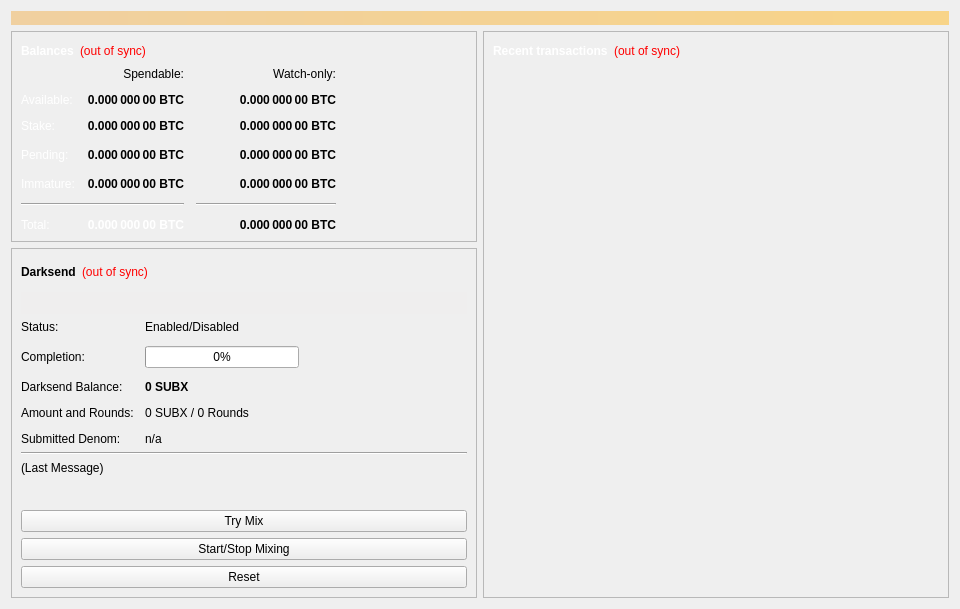
<?xml version="1.0" encoding="UTF-8"?>
<ui version="4.0">
 <class>OverviewPage</class>
 <widget class="QWidget" name="OverviewPage">
  <property name="geometry">
   <rect>
    <x>0</x>
    <y>0</y>
    <width>960</width>
    <height>594</height>
   </rect>
  </property>
  <property name="minimumSize">
   <size>
    <width>960</width>
    <height>0</height>
   </size>
  </property>
  <property name="windowTitle">
   <string>Form</string>
  </property>
  <property name="styleSheet">
   <string notr="true"/>
  </property>
  <layout class="QVBoxLayout" name="topLayout">
   <item>
    <widget class="QLabel" name="labelAlerts">
     <property name="visible">
      <bool>false</bool>
     </property>
     <property name="styleSheet">
      <string notr="true">background-color: qlineargradient(x1: 0, y1: 0, x2: 1, y2: 0, stop:0 #F0D0A0, stop:1 #F8D488); color:#ffffff;</string>
     </property>
     <property name="wordWrap">
      <bool>true</bool>
     </property>
     <property name="margin">
      <number>3</number>
     </property>
    </widget>
   </item>
   <item>
    <layout class="QHBoxLayout" name="horizontalLayout" stretch="1,1">
     <item>
      <layout class="QVBoxLayout" name="verticalLayout_2">
       <item>
        <widget class="QFrame" name="frame">
         <property name="frameShape">
          <enum>QFrame::StyledPanel</enum>
         </property>
         <property name="frameShadow">
          <enum>QFrame::Raised</enum>
         </property>
         <layout class="QVBoxLayout" name="verticalLayout_4">
          <item>
           <layout class="QHBoxLayout" name="horizontalLayout_4">
            <item>
             <widget class="QLabel" name="label_5">
              <property name="font">
               <font>
                <weight>75</weight>
                <bold>true</bold>
               </font>
              </property>
              <property name="text">
               <string>Balances</string>
              </property>
            <property name="styleSheet">
             <string notr="true">color:white;</string>
            </property>
             </widget>
            </item>
            <item>
             <widget class="QLabel" name="labelWalletStatus">
              <property name="cursor">
               <cursorShape>WhatsThisCursor</cursorShape>
              </property>
              <property name="toolTip">
               <string>The displayed information may be out of date. Your wallet automatically synchronizes with the SUBX network after a connection is established, but this process has not completed yet.</string>
              </property>
              <property name="styleSheet">
               <string notr="true">QLabel { color: red; }</string>
              </property>
              <property name="text">
               <string notr="true">(out of sync)</string>
              </property>
              <property name="alignment">
               <set>Qt::AlignLeading|Qt::AlignLeft|Qt::AlignVCenter</set>
              </property>
             </widget>
            </item>
            <item>
             <spacer name="horizontalSpacer_3">
              <property name="orientation">
               <enum>Qt::Horizontal</enum>
              </property>
              <property name="sizeHint" stdset="0">
               <size>
                <width>40</width>
                <height>20</height>
               </size>
              </property>
             </spacer>
            </item>
           </layout>
          </item>
          <item>
           <layout class="QGridLayout" name="gridLayout">
            <property name="spacing">
             <number>12</number>
            </property>
            <item row="3" column="2">
             <widget class="QLabel" name="labelWatchPending">
              <property name="font">
               <font>
                <weight>75</weight>
                <bold>true</bold>
               </font>
              </property>
              <property name="cursor">
               <cursorShape>IBeamCursor</cursorShape>
              </property>
              <property name="toolTip">
               <string>Unconfirmed transactions to watch-only addresses</string>
              </property>
              <property name="text">
               <string notr="true">0.000 000 00 BTC</string>
              </property>
              <property name="alignment">
               <set>Qt::AlignRight|Qt::AlignTrailing|Qt::AlignVCenter</set>
              </property>
              <property name="textInteractionFlags">
               <set>Qt::LinksAccessibleByMouse|Qt::TextSelectableByKeyboard|Qt::TextSelectableByMouse</set>
              </property>
             </widget>
            </item>
            <item row="3" column="1">
             <widget class="QLabel" name="labelUnconfirmed">
              <property name="font">
               <font>
                <weight>75</weight>
                <bold>true</bold>
               </font>
              </property>
              <property name="cursor">
               <cursorShape>IBeamCursor</cursorShape>
              </property>
              <property name="toolTip">
               <string>Total of transactions that have yet to be confirmed, and do not yet count toward the spendable balance</string>
              </property>
              <property name="text">
               <string notr="true">0.000 000 00 BTC</string>
              </property>
              <property name="alignment">
               <set>Qt::AlignRight|Qt::AlignTrailing|Qt::AlignVCenter</set>
              </property>
              <property name="textInteractionFlags">
               <set>Qt::LinksAccessibleByMouse|Qt::TextSelectableByKeyboard|Qt::TextSelectableByMouse</set>
              </property>
             </widget>
            </item>
            <item row="4" column="2">
             <widget class="QLabel" name="labelWatchImmature">
              <property name="font">
               <font>
                <weight>75</weight>
                <bold>true</bold>
               </font>
              </property>
              <property name="cursor">
               <cursorShape>IBeamCursor</cursorShape>
              </property>
              <property name="toolTip">
               <string>Mined balance in watch-only addresses that has not yet matured</string>
              </property>
              <property name="text">
               <string notr="true">0.000 000 00 BTC</string>
              </property>
              <property name="alignment">
               <set>Qt::AlignRight|Qt::AlignTrailing|Qt::AlignVCenter</set>
              </property>
              <property name="textInteractionFlags">
               <set>Qt::LinksAccessibleByMouse|Qt::TextSelectableByKeyboard|Qt::TextSelectableByMouse</set>
              </property>
             </widget>
            </item>
            <item row="5" column="0" colspan="2">
             <widget class="Line" name="lineSpendableBalance">
              <property name="orientation">
               <enum>Qt::Horizontal</enum>
              </property>
             </widget>
            </item>
            <item row="5" column="2">
             <widget class="Line" name="lineWatchBalance">
              <property name="sizePolicy">
               <sizepolicy hsizetype="Preferred" vsizetype="Fixed">
                <horstretch>0</horstretch>
                <verstretch>0</verstretch>
               </sizepolicy>
              </property>
              <property name="minimumSize">
               <size>
                <width>140</width>
                <height>0</height>
               </size>
              </property>
              <property name="orientation">
               <enum>Qt::Horizontal</enum>
              </property>
             </widget>
            </item>
            <item row="6" column="0">
             <widget class="QLabel" name="labelTotalText">
              <property name="text">
               <string>Total:</string>
              </property>
              <property name="styleSheet">
             <string notr="true">color:white;</string>
            </property>
             </widget>
            </item>
            <item row="4" column="1">
             <widget class="QLabel" name="labelImmature">
              <property name="font">
               <font>
                <weight>75</weight>
                <bold>true</bold>
               </font>
              </property>
              <property name="cursor">
               <cursorShape>IBeamCursor</cursorShape>
              </property>
              <property name="toolTip">
               <string>Mined balance that has not yet matured</string>
              </property>
              <property name="text">
               <string notr="true">0.000 000 00 BTC</string>
              </property>
              <property name="alignment">
               <set>Qt::AlignRight|Qt::AlignTrailing|Qt::AlignVCenter</set>
              </property>
              <property name="textInteractionFlags">
               <set>Qt::LinksAccessibleByMouse|Qt::TextSelectableByKeyboard|Qt::TextSelectableByMouse</set>
              </property>
             </widget>
            </item>
            <item row="3" column="3">
             <spacer name="horizontalSpacer_2">
              <property name="orientation">
               <enum>Qt::Horizontal</enum>
              </property>
              <property name="sizeHint" stdset="0">
               <size>
                <width>40</width>
                <height>20</height>
               </size>
              </property>
             </spacer>
            </item>
            <item row="4" column="0">
             <widget class="QLabel" name="labelImmatureText">
              <property name="text">
               <string>Immature:</string>
              </property>
              <property name="styleSheet">
             <string notr="true">color:white;</string>
            </property>
             </widget>
            </item>
            <item row="6" column="1">
             <widget class="QLabel" name="labelTotal">
              <property name="font">
               <font>
                <weight>75</weight>
                <bold>true</bold>
               </font>
              </property>
            <property name="styleSheet">
             <string notr="true">color:white;</string>
            </property>
              <property name="cursor">
               <cursorShape>IBeamCursor</cursorShape>
              </property>
              <property name="toolTip">
               <string>Your current total balance</string>
              </property>
              <property name="text">
               <string notr="true">0.000 000 00 BTC</string>
              </property>
              <property name="alignment">
               <set>Qt::AlignRight|Qt::AlignTrailing|Qt::AlignVCenter</set>
              </property>
              <property name="textInteractionFlags">
               <set>Qt::LinksAccessibleByMouse|Qt::TextSelectableByKeyboard|Qt::TextSelectableByMouse</set>
              </property>
             </widget>
            </item>
            <item row="6" column="2">
             <widget class="QLabel" name="labelWatchTotal">
              <property name="font">
               <font>
                <weight>75</weight>
                <bold>true</bold>
               </font>
              </property>
              <property name="cursor">
               <cursorShape>IBeamCursor</cursorShape>
              </property>
              <property name="toolTip">
               <string>Current total balance in watch-only addresses</string>
              </property>
              <property name="text">
               <string notr="true">0.000 000 00 BTC</string>
              </property>
              <property name="alignment">
               <set>Qt::AlignRight|Qt::AlignTrailing|Qt::AlignVCenter</set>
              </property>
              <property name="textInteractionFlags">
               <set>Qt::LinksAccessibleByMouse|Qt::TextSelectableByKeyboard|Qt::TextSelectableByMouse</set>
              </property>
             </widget>
            </item>
            <item row="0" column="2">
             <widget class="QLabel" name="labelWatchonly">
              <property name="text">
               <string>Watch-only:</string>
              </property>
              <property name="alignment">
               <set>Qt::AlignRight|Qt::AlignTrailing|Qt::AlignVCenter</set>
              </property>
             </widget>
            </item>
            <item row="1" column="0">
             <widget class="QLabel" name="labelBalanceText">
              <property name="text">
               <string>Available:</string>
              </property>
              <property name="styleSheet">
             <string notr="true">color:white;</string>
            </property>
             </widget>
            </item>
            <item row="1" column="1">
             <widget class="QLabel" name="labelBalance">
              <property name="font">
               <font>
                <weight>75</weight>
                <bold>true</bold>
               </font>
              </property>
              <property name="cursor">
               <cursorShape>IBeamCursor</cursorShape>
              </property>
              <property name="toolTip">
               <string>Your current spendable balance</string>
              </property>
              <property name="text">
               <string notr="true">0.000 000 00 BTC</string>
              </property>
              <property name="alignment">
               <set>Qt::AlignRight|Qt::AlignTrailing|Qt::AlignVCenter</set>
              </property>
              <property name="textInteractionFlags">
               <set>Qt::LinksAccessibleByMouse|Qt::TextSelectableByKeyboard|Qt::TextSelectableByMouse</set>
              </property>
             </widget>
            </item>
            <item row="2" column="0">
             <widget class="QLabel" name="label_10">
              <property name="text">
               <string>Stake:</string>
              </property>
              <property name="styleSheet">
             <string notr="true">color:white;</string>
            </property>
             </widget>
            </item>
            <item row="2" column="1">
             <widget class="QLabel" name="labelStake">
              <property name="font">
               <font>
                <weight>75</weight>
                <bold>true</bold>
               </font>
              </property>
              <property name="cursor">
               <cursorShape>IBeamCursor</cursorShape>
              </property>
              <property name="toolTip">
               <string>Total of coins that was staked, and do not yet count toward the current balance</string>
              </property>
              <property name="text">
               <string notr="true">0.000 000 00 BTC</string>
              </property>
              <property name="alignment">
               <set>Qt::AlignRight|Qt::AlignTrailing|Qt::AlignVCenter</set>
              </property>
              <property name="textInteractionFlags">
               <set>Qt::LinksAccessibleByMouse|Qt::TextSelectableByKeyboard|Qt::TextSelectableByMouse</set>
              </property>
             </widget>
            </item>
            <item row="2" column="2">
             <widget class="QLabel" name="labelWatchStake">
              <property name="font">
               <font>
                <weight>75</weight>
                <bold>true</bold>
               </font>
              </property>
              <property name="cursor">
               <cursorShape>IBeamCursor</cursorShape>
              </property>
              <property name="toolTip">
               <string>Total of coins that was staked in watch-only addresses, and do not yet count toward the current watch-only balance</string>
              </property>
              <property name="text">
               <string notr="true">0.000 000 00 BTC</string>
              </property>
              <property name="alignment">
               <set>Qt::AlignRight|Qt::AlignTrailing|Qt::AlignVCenter</set>
              </property>
              <property name="textInteractionFlags">
               <set>Qt::LinksAccessibleByMouse|Qt::TextSelectableByKeyboard|Qt::TextSelectableByMouse</set>
              </property>
             </widget>
            </item>
            <item row="1" column="2">
             <widget class="QLabel" name="labelWatchAvailable">
              <property name="font">
               <font>
                <weight>75</weight>
                <bold>true</bold>
               </font>
              </property>
              <property name="cursor">
               <cursorShape>IBeamCursor</cursorShape>
              </property>
              <property name="toolTip">
               <string>Your current balance in watch-only addresses</string>
              </property>
              <property name="text">
               <string notr="true">0.000 000 00 BTC</string>
              </property>
              <property name="alignment">
               <set>Qt::AlignRight|Qt::AlignTrailing|Qt::AlignVCenter</set>
              </property>
              <property name="textInteractionFlags">
               <set>Qt::LinksAccessibleByMouse|Qt::TextSelectableByKeyboard|Qt::TextSelectableByMouse</set>
              </property>
             </widget>
            </item>
            <item row="3" column="0">
             <widget class="QLabel" name="labelPendingText">
              <property name="text">
               <string>Pending:</string>
              </property>
              <property name="styleSheet">
             <string notr="true">color:white;</string>
            </property>
             </widget>
            </item>
            <item row="0" column="1">
             <widget class="QLabel" name="labelSpendable">
              <property name="text">
               <string>Spendable:</string>
              </property>
              <property name="alignment">
               <set>Qt::AlignRight|Qt::AlignTrailing|Qt::AlignVCenter</set>
              </property>
             </widget>
            </item>
           </layout>
          </item>
         </layout>
        </widget>
       </item>
       <item>
        <widget class="QFrame" name="frameDarksend">
         <property name="sizePolicy">
          <sizepolicy hsizetype="Expanding" vsizetype="Expanding">
           <horstretch>0</horstretch>
           <verstretch>0</verstretch>
          </sizepolicy>
         </property>
         <property name="minimumSize">
          <size>
           <width>0</width>
           <height>350</height>
          </size>
         </property>
         <property name="visible">
          <bool>false</bool>
         </property>
         <property name="layoutDirection">
          <enum>Qt::LeftToRight</enum>
         </property>
         <property name="frameShape">
          <enum>QFrame::StyledPanel</enum>
         </property>
         <property name="frameShadow">
          <enum>QFrame::Raised</enum>
         </property>
         <layout class="QVBoxLayout" name="verticalLayout_5">
          <item>
           <layout class="QHBoxLayout" name="horizontalLayout_5">
            <item>
             <widget class="QLabel" name="label_2">
              <property name="font">
               <font>
                <weight>75</weight>
                <bold>true</bold>
               </font>
              </property>
              <property name="text">
               <string>Darksend</string>
              </property>
             </widget>
            </item>
            <item>
             <widget class="QLabel" name="labelDarksendSyncStatus">
              <property name="toolTip">
               <string>The displayed information may be out of date. Your wallet automatically synchronizes with the SUBX network after a connection is established, but this process has not completed yet.</string>
              </property>
              <property name="styleSheet">
               <string notr="true">QLabel { color: red; }</string>
              </property>
              <property name="text">
               <string notr="true">(out of sync)</string>
              </property>
              <property name="alignment">
               <set>Qt::AlignLeading|Qt::AlignLeft|Qt::AlignVCenter</set>
              </property>
             </widget>
            </item>
            <item>
             <spacer name="horizontalSpacer_4">
              <property name="orientation">
               <enum>Qt::Horizontal</enum>
              </property>
              <property name="sizeHint" stdset="0">
               <size>
                <width>40</width>
                <height>20</height>
               </size>
              </property>
             </spacer>
            </item>
           </layout>
          </item>
          <item>
           <widget class="QPushButton" name="runAutoDenom">
            <property name="palette">
             <palette>
              <active>
               <colorrole role="WindowText">
                <brush brushstyle="SolidPattern">
                 <color alpha="255">
                  <red>0</red>
                  <green>0</green>
                  <blue>0</blue>
                 </color>
                </brush>
               </colorrole>
               <colorrole role="Button">
                <brush brushstyle="SolidPattern">
                 <color alpha="255">
                  <red>239</red>
                  <green>238</green>
                  <blue>238</blue>
                 </color>
                </brush>
               </colorrole>
               <colorrole role="Light">
                <brush brushstyle="SolidPattern">
                 <color alpha="255">
                  <red>255</red>
                  <green>255</green>
                  <blue>255</blue>
                 </color>
                </brush>
               </colorrole>
               <colorrole role="Midlight">
                <brush brushstyle="SolidPattern">
                 <color alpha="255">
                  <red>247</red>
                  <green>246</green>
                  <blue>246</blue>
                 </color>
                </brush>
               </colorrole>
               <colorrole role="Dark">
                <brush brushstyle="SolidPattern">
                 <color alpha="255">
                  <red>119</red>
                  <green>119</green>
                  <blue>119</blue>
                 </color>
                </brush>
               </colorrole>
               <colorrole role="Mid">
                <brush brushstyle="SolidPattern">
                 <color alpha="255">
                  <red>159</red>
                  <green>159</green>
                  <blue>159</blue>
                 </color>
                </brush>
               </colorrole>
               <colorrole role="Text">
                <brush brushstyle="SolidPattern">
                 <color alpha="255">
                  <red>0</red>
                  <green>0</green>
                  <blue>0</blue>
                 </color>
                </brush>
               </colorrole>
               <colorrole role="BrightText">
                <brush brushstyle="SolidPattern">
                 <color alpha="255">
                  <red>255</red>
                  <green>255</green>
                  <blue>255</blue>
                 </color>
                </brush>
               </colorrole>
               <colorrole role="ButtonText">
                <brush brushstyle="SolidPattern">
                 <color alpha="255">
                  <red>0</red>
                  <green>0</green>
                  <blue>0</blue>
                 </color>
                </brush>
               </colorrole>
               <colorrole role="Base">
                <brush brushstyle="SolidPattern">
                 <color alpha="255">
                  <red>255</red>
                  <green>255</green>
                  <blue>255</blue>
                 </color>
                </brush>
               </colorrole>
               <colorrole role="Window">
                <brush brushstyle="SolidPattern">
                 <color alpha="255">
                  <red>239</red>
                  <green>238</green>
                  <blue>238</blue>
                 </color>
                </brush>
               </colorrole>
               <colorrole role="Shadow">
                <brush brushstyle="SolidPattern">
                 <color alpha="255">
                  <red>0</red>
                  <green>0</green>
                  <blue>0</blue>
                 </color>
                </brush>
               </colorrole>
               <colorrole role="AlternateBase">
                <brush brushstyle="SolidPattern">
                 <color alpha="255">
                  <red>247</red>
                  <green>246</green>
                  <blue>246</blue>
                 </color>
                </brush>
               </colorrole>
               <colorrole role="ToolTipBase">
                <brush brushstyle="SolidPattern">
                 <color alpha="255">
                  <red>255</red>
                  <green>255</green>
                  <blue>220</blue>
                 </color>
                </brush>
               </colorrole>
               <colorrole role="ToolTipText">
                <brush brushstyle="SolidPattern">
                 <color alpha="255">
                  <red>0</red>
                  <green>0</green>
                  <blue>0</blue>
                 </color>
                </brush>
               </colorrole>
              </active>
              <inactive>
               <colorrole role="WindowText">
                <brush brushstyle="SolidPattern">
                 <color alpha="255">
                  <red>0</red>
                  <green>0</green>
                  <blue>0</blue>
                 </color>
                </brush>
               </colorrole>
               <colorrole role="Button">
                <brush brushstyle="SolidPattern">
                 <color alpha="255">
                  <red>239</red>
                  <green>238</green>
                  <blue>238</blue>
                 </color>
                </brush>
               </colorrole>
               <colorrole role="Light">
                <brush brushstyle="SolidPattern">
                 <color alpha="255">
                  <red>255</red>
                  <green>255</green>
                  <blue>255</blue>
                 </color>
                </brush>
               </colorrole>
               <colorrole role="Midlight">
                <brush brushstyle="SolidPattern">
                 <color alpha="255">
                  <red>247</red>
                  <green>246</green>
                  <blue>246</blue>
                 </color>
                </brush>
               </colorrole>
               <colorrole role="Dark">
                <brush brushstyle="SolidPattern">
                 <color alpha="255">
                  <red>119</red>
                  <green>119</green>
                  <blue>119</blue>
                 </color>
                </brush>
               </colorrole>
               <colorrole role="Mid">
                <brush brushstyle="SolidPattern">
                 <color alpha="255">
                  <red>159</red>
                  <green>159</green>
                  <blue>159</blue>
                 </color>
                </brush>
               </colorrole>
               <colorrole role="Text">
                <brush brushstyle="SolidPattern">
                 <color alpha="255">
                  <red>0</red>
                  <green>0</green>
                  <blue>0</blue>
                 </color>
                </brush>
               </colorrole>
               <colorrole role="BrightText">
                <brush brushstyle="SolidPattern">
                 <color alpha="255">
                  <red>255</red>
                  <green>255</green>
                  <blue>255</blue>
                 </color>
                </brush>
               </colorrole>
               <colorrole role="ButtonText">
                <brush brushstyle="SolidPattern">
                 <color alpha="255">
                  <red>0</red>
                  <green>0</green>
                  <blue>0</blue>
                 </color>
                </brush>
               </colorrole>
               <colorrole role="Base">
                <brush brushstyle="SolidPattern">
                 <color alpha="255">
                  <red>255</red>
                  <green>255</green>
                  <blue>255</blue>
                 </color>
                </brush>
               </colorrole>
               <colorrole role="Window">
                <brush brushstyle="SolidPattern">
                 <color alpha="255">
                  <red>239</red>
                  <green>238</green>
                  <blue>238</blue>
                 </color>
                </brush>
               </colorrole>
               <colorrole role="Shadow">
                <brush brushstyle="SolidPattern">
                 <color alpha="255">
                  <red>0</red>
                  <green>0</green>
                  <blue>0</blue>
                 </color>
                </brush>
               </colorrole>
               <colorrole role="AlternateBase">
                <brush brushstyle="SolidPattern">
                 <color alpha="255">
                  <red>247</red>
                  <green>246</green>
                  <blue>246</blue>
                 </color>
                </brush>
               </colorrole>
               <colorrole role="ToolTipBase">
                <brush brushstyle="SolidPattern">
                 <color alpha="255">
                  <red>255</red>
                  <green>255</green>
                  <blue>220</blue>
                 </color>
                </brush>
               </colorrole>
               <colorrole role="ToolTipText">
                <brush brushstyle="SolidPattern">
                 <color alpha="255">
                  <red>0</red>
                  <green>0</green>
                  <blue>0</blue>
                 </color>
                </brush>
               </colorrole>
              </inactive>
              <disabled>
               <colorrole role="WindowText">
                <brush brushstyle="SolidPattern">
                 <color alpha="255">
                  <red>119</red>
                  <green>119</green>
                  <blue>119</blue>
                 </color>
                </brush>
               </colorrole>
               <colorrole role="Button">
                <brush brushstyle="SolidPattern">
                 <color alpha="255">
                  <red>239</red>
                  <green>238</green>
                  <blue>238</blue>
                 </color>
                </brush>
               </colorrole>
               <colorrole role="Light">
                <brush brushstyle="SolidPattern">
                 <color alpha="255">
                  <red>255</red>
                  <green>255</green>
                  <blue>255</blue>
                 </color>
                </brush>
               </colorrole>
               <colorrole role="Midlight">
                <brush brushstyle="SolidPattern">
                 <color alpha="255">
                  <red>247</red>
                  <green>246</green>
                  <blue>246</blue>
                 </color>
                </brush>
               </colorrole>
               <colorrole role="Dark">
                <brush brushstyle="SolidPattern">
                 <color alpha="255">
                  <red>119</red>
                  <green>119</green>
                  <blue>119</blue>
                 </color>
                </brush>
               </colorrole>
               <colorrole role="Mid">
                <brush brushstyle="SolidPattern">
                 <color alpha="255">
                  <red>159</red>
                  <green>159</green>
                  <blue>159</blue>
                 </color>
                </brush>
               </colorrole>
               <colorrole role="Text">
                <brush brushstyle="SolidPattern">
                 <color alpha="255">
                  <red>119</red>
                  <green>119</green>
                  <blue>119</blue>
                 </color>
                </brush>
               </colorrole>
               <colorrole role="BrightText">
                <brush brushstyle="SolidPattern">
                 <color alpha="255">
                  <red>255</red>
                  <green>255</green>
                  <blue>255</blue>
                 </color>
                </brush>
               </colorrole>
               <colorrole role="ButtonText">
                <brush brushstyle="SolidPattern">
                 <color alpha="255">
                  <red>119</red>
                  <green>119</green>
                  <blue>119</blue>
                 </color>
                </brush>
               </colorrole>
               <colorrole role="Base">
                <brush brushstyle="SolidPattern">
                 <color alpha="255">
                  <red>239</red>
                  <green>238</green>
                  <blue>238</blue>
                 </color>
                </brush>
               </colorrole>
               <colorrole role="Window">
                <brush brushstyle="SolidPattern">
                 <color alpha="255">
                  <red>239</red>
                  <green>238</green>
                  <blue>238</blue>
                 </color>
                </brush>
               </colorrole>
               <colorrole role="Shadow">
                <brush brushstyle="SolidPattern">
                 <color alpha="255">
                  <red>0</red>
                  <green>0</green>
                  <blue>0</blue>
                 </color>
                </brush>
               </colorrole>
               <colorrole role="AlternateBase">
                <brush brushstyle="SolidPattern">
                 <color alpha="255">
                  <red>239</red>
                  <green>238</green>
                  <blue>238</blue>
                 </color>
                </brush>
               </colorrole>
               <colorrole role="ToolTipBase">
                <brush brushstyle="SolidPattern">
                 <color alpha="255">
                  <red>255</red>
                  <green>255</green>
                  <blue>220</blue>
                 </color>
                </brush>
               </colorrole>
               <colorrole role="ToolTipText">
                <brush brushstyle="SolidPattern">
                 <color alpha="255">
                  <red>0</red>
                  <green>0</green>
                  <blue>0</blue>
                 </color>
                </brush>
               </colorrole>
              </disabled>
             </palette>
            </property>
            <property name="focusPolicy">
             <enum>Qt::NoFocus</enum>
            </property>
            <property name="autoFillBackground">
             <bool>true</bool>
            </property>
            <property name="text">
             <string/>
            </property>
            <property name="flat">
             <bool>true</bool>
            </property>
           </widget>
          </item>
          <item>
           <layout class="QFormLayout" name="formLayout">
            <property name="fieldGrowthPolicy">
             <enum>QFormLayout::AllNonFixedFieldsGrow</enum>
            </property>
            <property name="horizontalSpacing">
             <number>11</number>
            </property>
            <property name="verticalSpacing">
             <number>12</number>
            </property>
            <item row="0" column="0">
             <widget class="QLabel" name="label_6">
              <property name="text">
               <string>Status:</string>
              </property>
             </widget>
            </item>
            <item row="1" column="0">
             <widget class="QLabel" name="label_7">
              <property name="text">
               <string>Completion:</string>
              </property>
             </widget>
            </item>
            <item row="1" column="1">
             <widget class="QProgressBar" name="darksendProgress">
              <property name="maximumSize">
               <size>
                <width>154</width>
                <height>16777215</height>
               </size>
              </property>
              <property name="value">
               <number>0</number>
              </property>
             </widget>
            </item>
            <item row="3" column="0">
             <widget class="QLabel" name="labelAnonymizedText">
              <property name="text">
               <string>Darksend Balance:</string>
              </property>
             </widget>
            </item>
            <item row="3" column="1">
             <widget class="QLabel" name="labelAnonymized">
              <property name="font">
               <font>
                <weight>75</weight>
                <bold>true</bold>
               </font>
              </property>
              <property name="text">
               <string notr="true">0 SUBX</string>
              </property>
             </widget>
            </item>
            <item row="4" column="0">
             <widget class="QLabel" name="label_8">
              <property name="text">
               <string>Amount and Rounds:</string>
              </property>
             </widget>
            </item>
            <item row="4" column="1">
             <widget class="QLabel" name="labelAmountRounds">
              <property name="text">
               <string>0 SUBX / 0 Rounds</string>
              </property>
             </widget>
            </item>
            <item row="5" column="0">
             <widget class="QLabel" name="label_9">
              <property name="text">
               <string>Submitted Denom:</string>
              </property>
             </widget>
            </item>
            <item row="5" column="1">
             <widget class="QLabel" name="labelSubmittedDenom">
              <property name="toolTip">
               <string>The denominations you submitted to the Masternode.&lt;br&gt;To mix, other users must submit the exact same denominations.</string>
              </property>
              <property name="text">
               <string>n/a</string>
              </property>
             </widget>
            </item>
            <item row="0" column="1">
             <widget class="QLabel" name="darksendEnabled">
              <property name="text">
               <string>Enabled/Disabled</string>
              </property>
             </widget>
            </item>
           </layout>
          </item>
          <item>
           <widget class="Line" name="lineLastMessage">
            <property name="orientation">
             <enum>Qt::Horizontal</enum>
            </property>
           </widget>
          </item>
          <item>
           <widget class="QLabel" name="darksendStatus">
            <property name="minimumSize">
             <size>
              <width>288</width>
              <height>43</height>
             </size>
            </property>
            <property name="text">
             <string>(Last Message)</string>
            </property>
            <property name="alignment">
             <set>Qt::AlignLeading|Qt::AlignLeft|Qt::AlignTop</set>
            </property>
            <property name="wordWrap">
             <bool>true</bool>
            </property>
           </widget>
          </item>
          <item>
           <widget class="QPushButton" name="darksendAuto">
            <property name="sizePolicy">
             <sizepolicy hsizetype="MinimumExpanding" vsizetype="Fixed">
              <horstretch>0</horstretch>
              <verstretch>0</verstretch>
             </sizepolicy>
            </property>
            <property name="toolTip">
             <string>Try to manually submit a Darksend request.</string>
            </property>
            <property name="text">
             <string>Try Mix</string>
            </property>
           </widget>
          </item>
          <item>
           <widget class="QPushButton" name="toggleDarksend">
            <property name="sizePolicy">
             <sizepolicy hsizetype="MinimumExpanding" vsizetype="Fixed">
              <horstretch>0</horstretch>
              <verstretch>0</verstretch>
             </sizepolicy>
            </property>
            <property name="text">
             <string>Start/Stop Mixing</string>
            </property>
           </widget>
          </item>
          <item>
           <widget class="QPushButton" name="darksendReset">
            <property name="sizePolicy">
             <sizepolicy hsizetype="MinimumExpanding" vsizetype="Fixed">
              <horstretch>0</horstretch>
              <verstretch>0</verstretch>
             </sizepolicy>
            </property>
            <property name="toolTip">
             <string>Reset the current status of Darksend (can interrupt Darksend if it's in the process of Mixing, which can cost you money!)</string>
            </property>
            <property name="autoFillBackground">
             <bool>false</bool>
            </property>
            <property name="text">
             <string>Reset</string>
            </property>
           </widget>
          </item>
         </layout>
        </widget>
       </item>
       <item>
        <spacer name="verticalSpacer">
         <property name="orientation">
          <enum>Qt::Vertical</enum>
         </property>
         <property name="sizeHint" stdset="0">
          <size>
           <width>20</width>
           <height>40</height>
          </size>
         </property>
        </spacer>
       </item>
      </layout>
     </item>
     <item>
      <layout class="QVBoxLayout" name="verticalLayout_3">
       <item>
        <widget class="QFrame" name="frame_2">
         <property name="frameShape">
          <enum>QFrame::StyledPanel</enum>
         </property>
         <property name="frameShadow">
          <enum>QFrame::Raised</enum>
         </property>
         <layout class="QVBoxLayout" name="verticalLayout">
          <item>
           <layout class="QHBoxLayout" name="horizontalLayout_2">
            <item>
             <widget class="QLabel" name="label_4">
              <property name="font">
               <font>
                <weight>75</weight>
                <bold>true</bold>
               </font>
              </property>
              <property name="text">
               <string>Recent transactions</string>
              </property>
              <property name="styleSheet">
             <string notr="true">color:white;</string>
            </property>
             </widget>
            </item>
            <item>
             <widget class="QLabel" name="labelTransactionsStatus">
              <property name="cursor">
               <cursorShape>WhatsThisCursor</cursorShape>
              </property>
              <property name="toolTip">
               <string>The displayed information may be out of date. Your wallet automatically synchronizes with the SUBX network after a connection is established, but this process has not completed yet.</string>
              </property>
              <property name="styleSheet">
               <string notr="true">QLabel { color: red; }</string>
              </property>
              <property name="text">
               <string notr="true">(out of sync)</string>
              </property>
              <property name="alignment">
               <set>Qt::AlignRight|Qt::AlignTrailing|Qt::AlignVCenter</set>
              </property>
             </widget>
            </item>
            <item>
             <spacer name="horizontalSpacer">
              <property name="orientation">
               <enum>Qt::Horizontal</enum>
              </property>
              <property name="sizeHint" stdset="0">
               <size>
                <width>40</width>
                <height>20</height>
               </size>
              </property>
             </spacer>
            </item>
           </layout>
          </item>
          <item>
           <widget class="QListView" name="listTransactions">
            <property name="styleSheet">
             <string notr="true">QListView { background: transparent; }</string>
            </property>
            <property name="frameShape">
             <enum>QFrame::NoFrame</enum>
            </property>
            <property name="verticalScrollBarPolicy">
             <enum>Qt::ScrollBarAlwaysOff</enum>
            </property>
            <property name="horizontalScrollBarPolicy">
             <enum>Qt::ScrollBarAlwaysOff</enum>
            </property>
            <property name="selectionMode">
             <enum>QAbstractItemView::NoSelection</enum>
            </property>
           </widget>
          </item>
         </layout>
        </widget>
       </item>
      </layout>
     </item>
    </layout>
   </item>
  </layout>
 </widget>
 <resources/>
 <connections/>
</ui>
